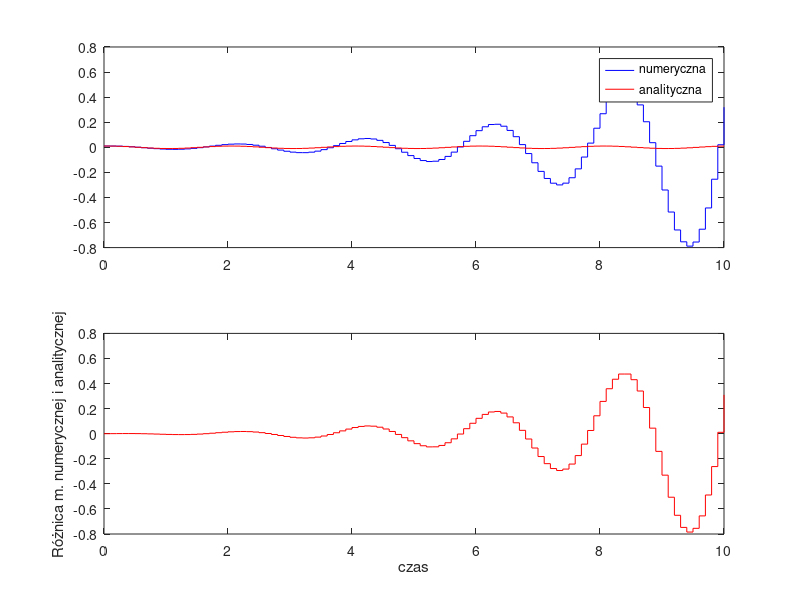

This chart was generated by the following MATLAB code:
clear;
close;


theta0 = 0.01;
% theta0 = pi;
% h = 1e-3;
h = 1e-1;
t = 0:h:10;

g = 9.81;
l = 1;
a = (-g/l);
omega = sqrt(g/l);

y1(1) = theta0;
y2(2) = theta0;
an(1) = theta0;
test(1) = theta0;

for i=2:length(t)
    y2(i) = y2(i-1) - a*h*sin(y1(i-1));
    y1(i) = y1(i-1) - h*y2(i-1);
    an(i) = theta0 * cos(omega*t(i));
end


figure(1);
subplot(2,1,1)
% title()
stairs(t, y1, 'b');
hold on;
stairs(t, an, 'r');
legend('numeryczna', 'analityczna')
subplot(2,1,2)
stairs(t, (y1 - an), 'r');
xlabel("czas")
ylabel("Różnica m. numerycznej i analitycznej")

